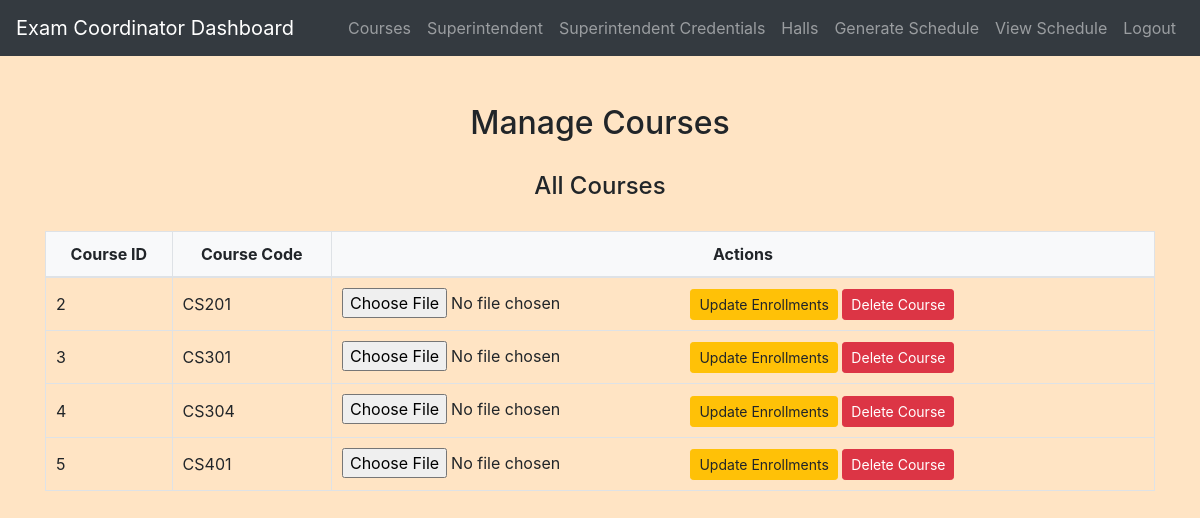
Screenshot of /exam_coordinator/manage_courses.php (signed in) with the database file from the repository.
### tables this page shows
CREATE TABLE `courses` (
  `id` int(11) NOT NULL,
  `course_code` varchar(10) NOT NULL
);

### exam_coordinator/manage_courses.php (the view, shortened to what this page needs)
<?php
include('config.php');
$courses = $conn->query("SELECT * FROM courses");
?>
<!DOCTYPE html>
<html>
<head>
    <link rel="stylesheet" href="https://maxcdn.bootstrapcdn.com/bootstrap/4.5.2/css/bootstrap.min.css">
    <link rel="stylesheet" href="../css/style.css">
</head>
<body>
<?php include('navbar.php'); ?>
<div class="container mt-5">
    <h2>Manage Courses</h2>
    <h4>All Courses</h4>
    <table class="table table-bordered">
        <thead>
            <tr>
                <th>Course ID</th>
                <th>Course Code</th>
                <th>Actions</th>
            </tr>
        </thead>
        <tbody>
        <?php while ($course = $courses->fetch_assoc()): ?>
            <tr>
                <td><?php echo $course['id']; ?></td>
                <td><?php echo $course['course_code']; ?></td>
                <td>
                    <form action="manage_courses.php" method="post" enctype="multipart/form-data" style="display:inline-block;">
                        <input type="file" name="enrollment_file" accept=".txt" required>
                        <button type="submit" name="update_course" class="btn btn-sm btn-warning">Update Enrollments</button>
                    </form>
                    <form action="manage_courses.php" method="post" style="display:inline-block;">
                        <button type="submit" name="delete_course" class="btn btn-sm btn-danger">Delete Course</button>
                    </form>
                </td>
            </tr>
        <?php endwhile; ?>
        </tbody>
    </table>
</div>
</body>
</html>

### css/style.css (style rules this page uses)
body { background-color: bisque; }
h1, h2, h3, h4 { text-align: center; margin-top: 30px; margin-bottom: 30px; }
.table { width: 100%; border-collapse: collapse; margin-top: 20px; }
.table th, .table td { padding: 10px; border: 1px solid #dee2e6; }
.table thead th { background-color: #f8f9fa; font-weight: bold; text-align: center; }
.table tbody td { vertical-align: middle; }

### rows the page displays
courses: id "2", course_code "CS201"
courses: id "3", course_code "CS301"
courses: id "4", course_code "CS304"
courses: id "5", course_code "CS401"
